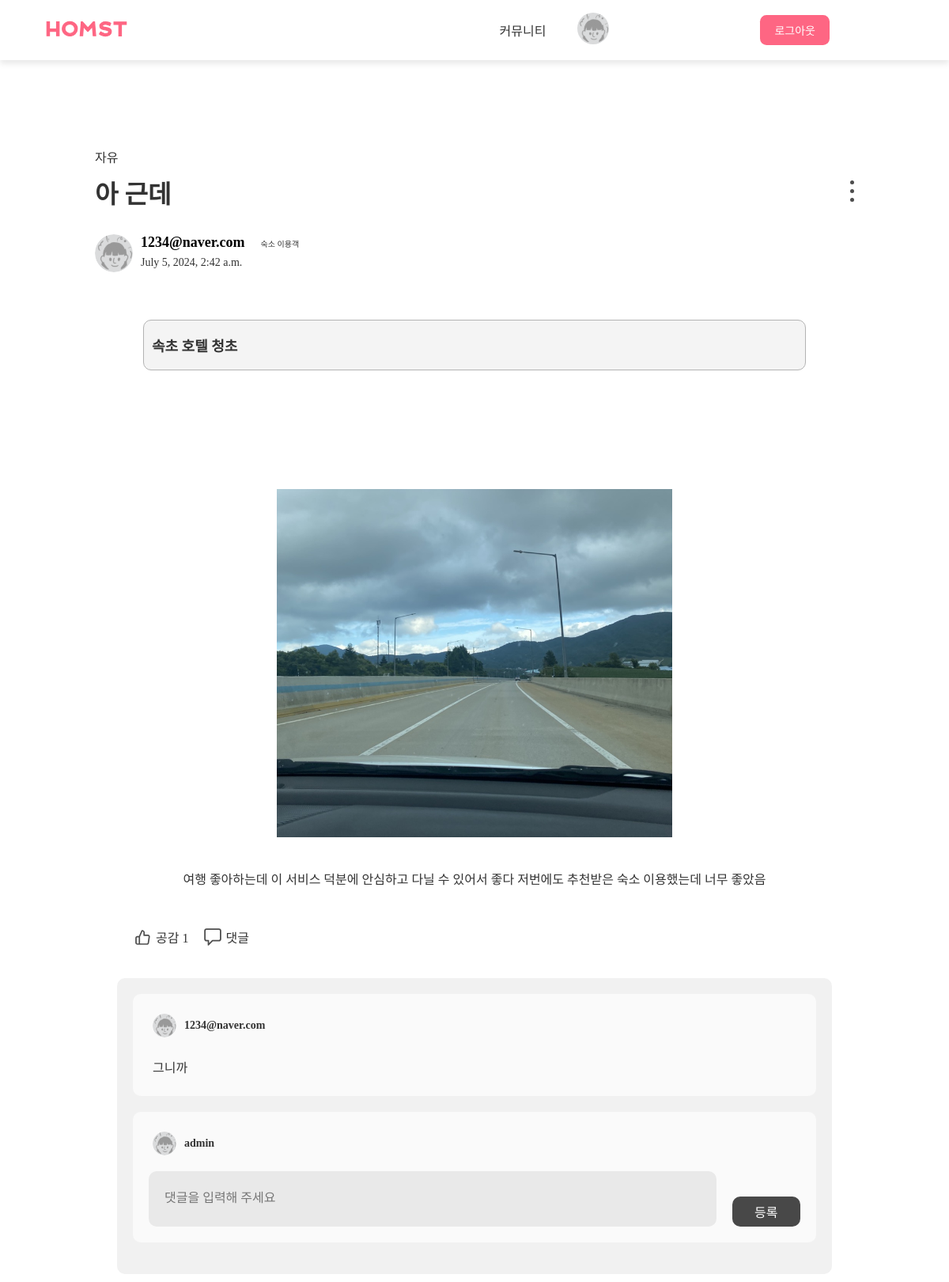
Screenshot of /community/23/ (signed in) with the database file from the repository.
### homst/models.py (models this page shows, shortened)
class Post(models.Model):
    CATEGORY_CHOICES = [
        ('review', '여행 후기'),
        ('accommodation', '숙소 추천'),
        ('free', '자유'),
    ]
    title = models.CharField(max_length=100)
    content = models.TextField()
    category = models.CharField(max_length=20, choices=CATEGORY_CHOICES, default='free')
    author = models.ForeignKey(User, on_delete=models.CASCADE, related_name='authored_posts')
    created_at = models.DateTimeField(auto_now_add=True)
    updated_at = models.DateTimeField(auto_now=True)
    likes = models.ManyToManyField(User, related_name='liked_posts', blank=True)
    image = models.ImageField(upload_to='post/', blank=True, null=True)
    accommodation_name = models.CharField(max_length=100, blank=True, null=True)
    travel_destination = models.CharField(max_length=100, blank=True, null=True)
    def get_likes_count(self):
        return self.likes.count()

class Comment(models.Model):
    content = models.TextField()
    author = models.ForeignKey(User, on_delete=models.CASCADE)
    post = models.ForeignKey(Post, related_name='comments', on_delete=models.CASCADE)
    created_at = models.DateTimeField(auto_now_add=True)
    updated_at = models.DateTimeField(auto_now=True)

### homst/views.py (the view)
# urls.py: path('community/<int:pk>/', views.community_detail, name='community_detail'),
@login_required
def community_detail(request, pk):
    post = get_object_or_404(Post, pk=pk)
    return render(request, 'homst/community_detail.html', {'post': post})

### homst/templates/homst/community_detail.html (shortened to what this page needs)
{% load static %}
<!DOCTYPE html>
<html lang="ko">
<head>
    <link rel="stylesheet" href="{% static 'css/community_check.css' %}" />
</head>
<body>
<nav>
    <div class="logo">
        <a href="{% url 'main' %}"><img href="{% url 'main' %}" src="{% static 'img/homst_logo.svg' %}" alt="여기톤 로고"></a>
    </div>
    <div class="page">
        <a href="{% url 'community' %}">커뮤니티</a>
        <a href="{% url 'mypage' %}"><img src="{% static 'img/mypage_profile.svg' %}" class="mypage"></a>
        <a href="{% url 'accounts:login' %}" style="text-decoration: none;">
            <div class="login_header_pro" id="login_header_pro">로그아웃</div>
        </a>
    </div>
</nav>
<div class="container">
    <p class="category">{{ post.get_category_display }}</p>
    <div class="title">
        <h2>{{ post.title }}</h2>
        <div class="hamburger">
            <div class="menu-btn" onclick="toggleMenu()">
                <div></div>
                <div></div>
                <div></div>
            </div>
        </div>
    </div>
    <div class="profile">
        <img src="{% static 'img/mypage_profile.svg' %}" class="profile-img">
        <div class="profile-info">
            <h3 class="name">{{ post.author }}</h3>
            <p class="date">{{ post.created_at }}</p>
        </div>
        <p class="level">숙소 이용객</p>
    </div>
    <div class="post-rating">
        <h3 class="lod-name">속초 호텔 청초</h3>
    </div>
    <div class="content">
        {% if post.image %}
                <img
                src="{{ post.image.url }}"
                alt="{{ post.title }}"
                width="500"
                height="auto"
                />
                {% endif %}
        {{ post.content }}
    </div>
    <div class="buttons">
        <div class="posvote-btn">
            <img src="{% static 'img/community_like.svg' %}" alt="공감" class="like" id="like-button" data-post-id="{{ post.id }}">
            <p>공감 <span id="like-count">{{ post.get_likes_count }}</span></p>
        </div>
        <div class="scrap-btn">
            <img src="{% static 'img/community_comment.svg' %}" alt="댓글" class="comment">
            <p>댓글</p>
        </div>
    </div>
    <section id="comments-section">
        {% for comment in post.comments.all %}
        <article>
            <div class="parent">
                <div class="parent-profile">
                    <img src="{% static 'img/mypage_profile.svg' %}" class="profile-img">
                    <h3 class="name">{{ comment.author }}</h3>
                </div>
                <p>{{ comment.content }}</p>
            </div>
        </article>
        {% endfor %}
        <article>
            <form method="post" action="{% url 'add_comment' post.id %}">
                <div class="parent-write">
                    <div class="parent-profile">
                        <img src="{% static 'img/mypage_profile.svg' %}" class="profile-img">
                        <h3 class="name">{{ user.username }}</h3>
                    </div>
                    <div class="parent-content">
                        <textarea name="content" id="commentText" placeholder="댓글을 입력해 주세요" rows="3" required></textarea>
                        <button type="submit" id="submitComment">등록</button>
                    </div>
                </div>
            </form>
        </article>
    </section>
</div>
</body>
</html>

### static/css/community_check.css (style rules this page uses)
:root { --white: #fff; --black: #000; --home_head_back: #BBBBBB; --home_head_btn: #FE6683; --home_head_item_back: #F5F5F5; --home_head_item_txt: #3B3B3B; --img_back: #D9D9D9; --home_head_popup_back: #EAEAEA; --home_head_popup_icon: #8C8C8C; --home_main_item_back: #D9D9D9; --home_main_item_grade: #8C8C8C; }
* { margin: 0; padding: 0; font-family: 'R'; }
body, h2, h3, p { margin: 0; padding: 0; font-family: 'R'; color: #333; }
body { background-color: #ffffff; display: flex; justify-content: center; flex-direction: column; align-items: center; }
nav { width: 100%; background: #FFFFFF; height: 76px; display: flex; justify-content: space-between; align-items: center; box-shadow: 0 4px 8px rgba(0, 0, 0, 0.1); }
.page { display: flex; align-items: center; }
.container { display: flex; width: 80%; flex-direction: column; justify-content: center; padding: 10px; }
.logo img { margin-left: 56px; width: 107px; height: 21px; }
.page a { text-decoration: none; color: #333; margin: 0 20px; font-size: 16px; }
.mypage { width: 40px; height: 40px; margin-right: 130px; }
.login_header_pro { padding: 9px 18px; margin-right: 131px; margin-left: 21px; background-color: #FE6683; color: var(--white); font-size: 14px; font-family: "M"; border-radius: 8.18px; }
.category { margin-top: 100px; font-size: 16px; }
.title { display: flex; width: 100%; justify-content: space-between; margin-top: 10px; align-items: center; margin-bottom: 30px; }
.title h2 { font-size: 32px; }
.menu-btn { display: inline-block; cursor: pointer; position: relative; }
.menu-btn div { width: 5px; height: 5px; background-color: #4D4D4D; border-radius: 50%; margin: 6px 0; transition: 0.4s; }
.profile { display: flex; flex-direction: row; color: #a6a6a6; font-size: 12px; margin-bottom: 60px; width: 100%; }
.profile > img { width: 48px; height: 48px; border-radius: 50%; }
.profile-info { margin-left: 10px; }
.profile-info > h3 { max-width: 200px; line-height: 20px; font-size: 18px; font-weight: bold; color: black; margin-bottom: 8px; }
.date { font-size: 14px; }
.level { font-size: 10px; margin-left: 20px; margin-top: 4px; }
.post-rating { display: flex; background-color: #F4F4F4; border: 1px solid #B3B3B3; width: 85%; padding: 10px; border-radius: 10px; margin-bottom: 18px; margin: 0 auto; margin-bottom: 100px; }
.date { display: flex; flex-direction: row; align-items: center; font-size: 14px; }
.lod-name { margin: 0; font-size: 18px; font-weight: bold; padding: 8px 0; }
.content { display: flex; flex-direction: column; align-items: center; padding: 50px; background-color: #fff; margin: 0 auto; }
.content img { margin-bottom: 40px; }
.buttons { display: flex; width: 90%; margin: 0 auto; }
.posvote-btn, .scrap-btn { display: flex; align-items: center; cursor: pointer; margin-right: 20px; }
.like { width: 24px; height: 24px; margin-right: 5px; }
.comment { width: 22px; height: 22px; margin-right: 5px; }
section { padding: 20px; background-color: #F1F1F1; border-radius: 10px; width: 90%; margin: 0 auto; margin-top: 40px; }
article { padding: 20px; background-color: #FAFAFA; border-radius: 10px; margin-bottom: 20px; }
.parent { display: flex; flex-direction: column; align-items: flex-start; }
.parent-profile { display: flex; align-items: center; margin-right: 10px; padding: 5px; }
.parent-profile .profile-img { width: 30px; height: 30px; border-radius: 50%; margin-right: 10px; }
.parent-profile .name { font-size: 14px; margin: 0; }
.parent p { flex-grow: 1; margin: 0; font-size: 16px; padding: 5px; margin-top: 15px; }
.parent-write { display: flex; flex-direction: column; align-items: flex-start; width: 100%; }
.parent-content { display: flex; flex-direction: row; justify-content: space-between; width: 100%; }
.parent-write textarea { width: 100%; padding: 20px; border: 0; height: 70px; background-color: #E9E9E9; border-radius: 10px; font-size: 16px; margin: 0 auto; margin-top: 15px; resize: none; box-sizing: border-box; outline: none; }
.parent-content button { align-self: flex-end; border: none; background-color: #484848; color: #ffffff; cursor: pointer; font-size: 16px; border-radius: 10px; width: 100px; padding: 7px 0; margin-left: 20px; }

### homst/templates/homst/community_detail.html (style rules this page uses)
.comment { white-space: pre-line; }

### rows the page displays
Post: category "자유", title "아 근데", author "1234@naver.com", created_at "July 5, 2024, 2:42 a.m.", image (picture), content "여행 좋아하는데 이 서비스 덕분에 안심하고 다닐 수 있어서 좋다 저번에도 추천받은 숙소 이용했는데 너무 좋았음", get_likes_count "1"
Comment: author "1234@naver.com", content "그니까"

### other values shown
{{ user.username }} "admin"
